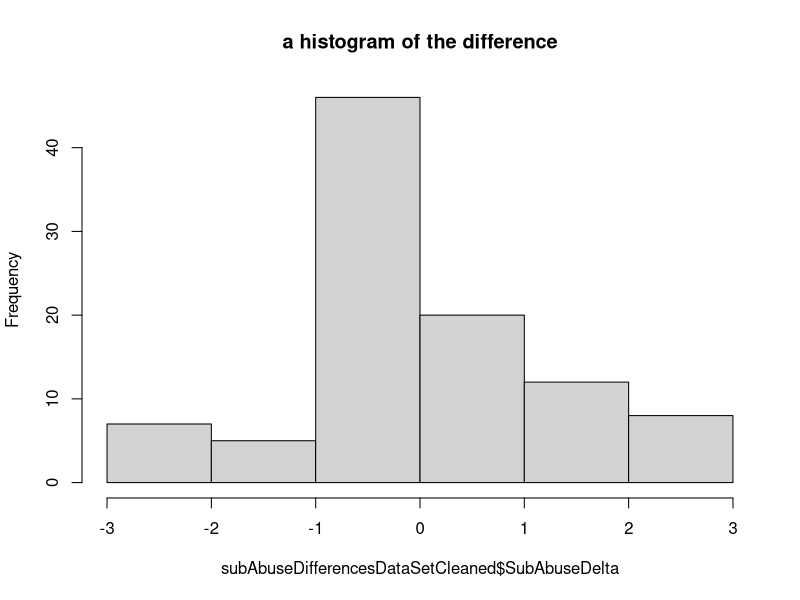
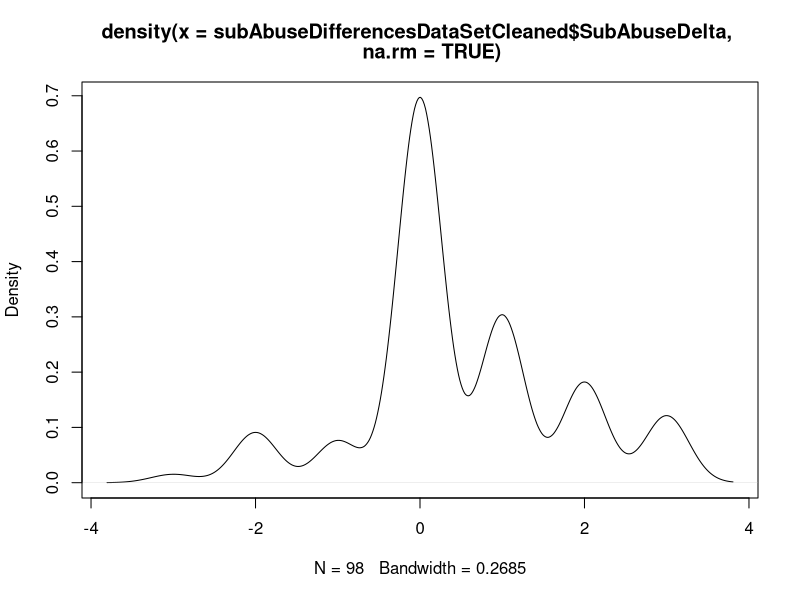
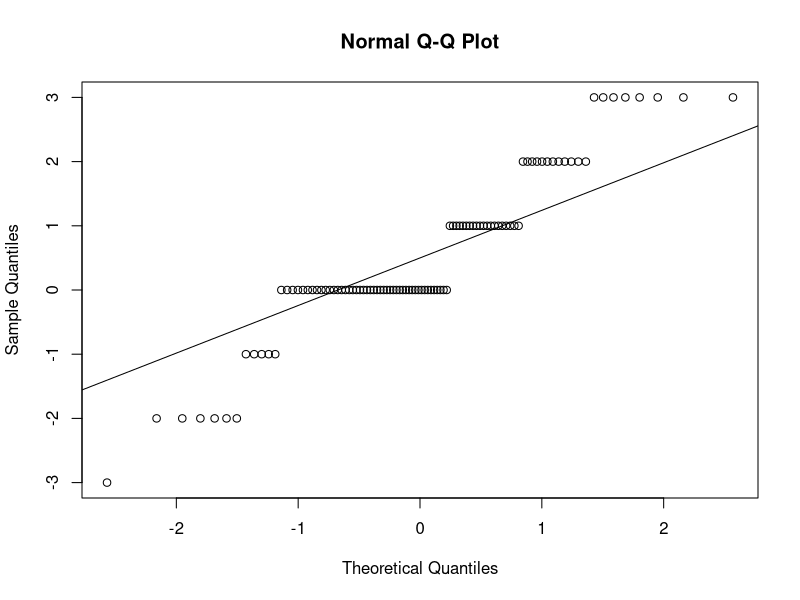
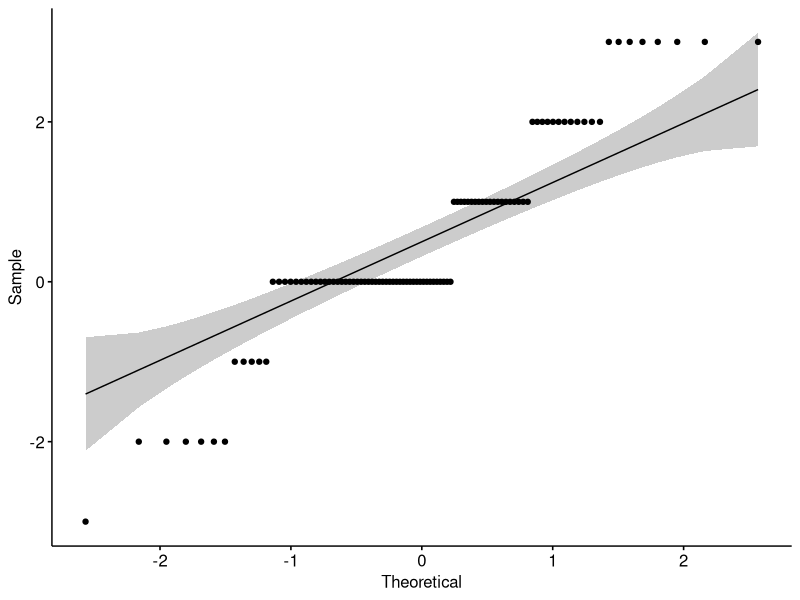
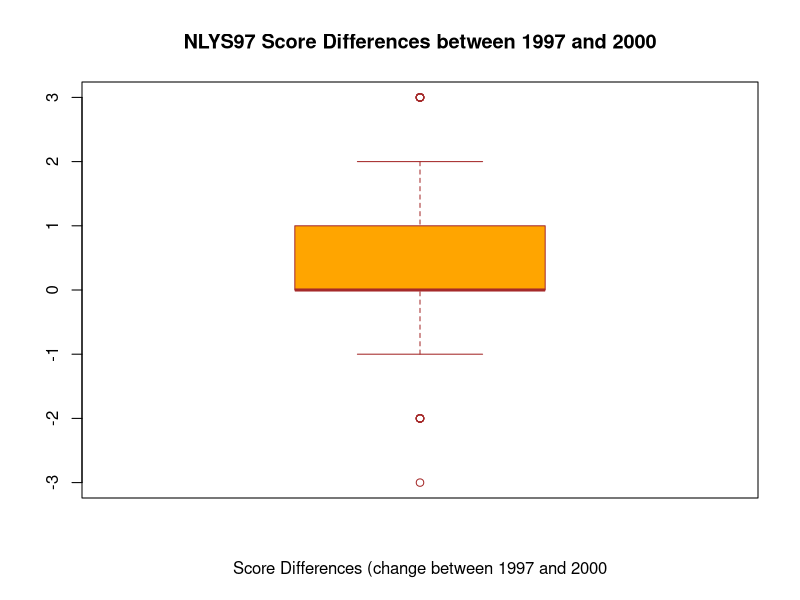

Here is the R script that generated these plots, in order:


#REFERENCES:
# https://www.sheffield.ac.uk/polopoly_fs/1.579191!/file/stcp-karadimitriou-normalR.pdf
# https://www.statsandr.com/blog/do-my-data-follow-a-normal-distribution-a-note-on-the-most-widely-used-distribution-and-how-to-test-for-normality-in-r/
# https://statistics.berkeley.edu/computing/r-t-tests
# http://www.sthda.com/english/articles/24-ggpubr-publication-ready-plots/76-add-p-values-and-significance-levels-to-ggplots/
# https://www.ncbi.nlm.nih.gov/pmc/articles/PMC3693611/


#Two Questions
#1 
#Whether the youths (n=100) in the NLYS97 had a statistically
#significant decrease or increase in their substance use index
#score between 1997 and 2000.
#
#2
#Whether this decrease or increase in substance use differs by race.  Specifically,
#you hypothesize that WHITE youths compared to non-white youths, will report higher
#substance abuse


library(plyr)
library(tidyverse)

############CLEANING AND REVIEW OF DATA SET#####################
############CLEANING AND REVIEW OF DATA SET#####################
############CLEANING AND REVIEW OF DATA SET#####################

nylsData =read.csv("NYLS97_Substance.csv",sep=",") 
plyr::count(nylsData, 'Race')
plyr::count(nylsData, 'Substance1997')
plyr::count(nylsData, 'Substance2000')

# ~~~~~~~~~~~ removal of invalid values below zero in Year 2000 data, replace with NA

nylsData$Substance2000[nylsData$Substance2000 < 0] <- NA
plyr::count(nylsData, 'Race')
plyr::count(nylsData, 'Substance1997')
plyr::count(nylsData, 'Substance2000')

###############  Descriptive Stats for entire year 1997 ####################

subAbuse1997Mean = mean(nylsData$Substance1997  ,na.rm=TRUE)
subAbuse1997StDev = sd(nylsData$Substance1997  ,na.rm=TRUE)
print (paste("1997 YEAR NLSY97 Score Mean for ALL respondents: ", subAbuse1997Mean))
print (paste("1997 YEAR NLSY97 Score SD.  for ALL respondents: ", subAbuse1997StDev))
summary(nylsData$Substance1997)
plyr::count(nylsData, 'Substance1997')

#Exclude NAs in year 2000 data set
subAbuse2000Cleaned = subset(nylsData, !is.na(Substance2000))
###############   Descriptive Stats for entire year 2000 ###############  
subAbuse2000Mean = mean(subAbuse2000Cleaned$Substance2000, na.rm=TRUE)
subAbuse2000StDev = sd(subAbuse2000Cleaned$Substance2000  ,na.rm=TRUE)
print (paste("2000 NLSY97 Substance Use Index Score Mean: ", subAbuse2000Mean))
print (paste("2000 NLSY97 Substance Use Index Score St. Dev: ", subAbuse2000StDev))
summary(subAbuse2000Cleaned$Substance2000)
plyr::count(subAbuse2000Cleaned, 'Substance2000')


nonWhitesSubset = subset(nylsData, Race=="0")
#############   NON-WHITES SUBSET of Data Set, YEAR 1997  ###############  
subAbuse1997NonWhiteMean = mean(nonWhitesSubset$Substance1997  ,na.rm=TRUE)
subAbuse1997NonWhiteStDev = sd(nonWhitesSubset$Substance1997 ,na.rm=TRUE)
print (paste("1997 YEAR Score Mean for Non-Whites only: ", subAbuse1997NonWhiteMean))
print (paste("1997 YEAR Score SD.  for Non-Whites only: ", subAbuse1997NonWhiteStDev))
summary(nonWhitesSubset$Substance1997)
plyr::count(nonWhitesSubset, 'Substance1997')

#############   NON-WHITES SUBSET of Data Set, YEAR 2000  ###############  
subAbuseNonWhite2000Cleaned = subset(subAbuse2000Cleaned, Race=="0")
subAbuse2000NonWhiteMean = mean(subAbuseNonWhite2000Cleaned$Substance2000  ,na.rm=TRUE)
subAbuse2000NonWhiteStDev = sd(subAbuseNonWhite2000Cleaned$Substance2000 ,na.rm=TRUE)
print (paste("2000 NLSY97 Substance Use Index Score Mean, Non-Whites only: ", subAbuse2000NonWhiteMean))
print (paste("2000 NLSY97 Substance Use Index Score St. Dev, Non-Whites only: ", subAbuse2000NonWhiteStDev))
summary(subAbuseNonWhite2000Cleaned$Substance2000)
plyr::count(subAbuseNonWhite2000Cleaned, 'Substance2000')


WhitesSubset = subset(nylsData, Race=="1")
############# WHITES SUBSET of Data Set, YEAR 1997 
subAbuse1997WhiteMean = mean(WhitesSubset$Substance1997  ,na.rm=TRUE)
subAbuse1997WhiteStDev = sd(WhitesSubset$Substance1997 ,na.rm=TRUE)
print (paste("1997 NLSY97 Substance Use Index Score Mean, Whites only: ", subAbuse1997WhiteMean))
print (paste("1997 NLSY97 Substance Use Index Score St. Dev, Whites only: ", subAbuse1997WhiteStDev))
summary(WhitesSubset$Substance1997)
plyr::count(WhitesSubset, 'Substance1997')

subAbuseWhite2000Cleaned = subset(subAbuse2000Cleaned, Race=="1")
subAbuse2000WhiteMean = mean(subAbuseWhite2000Cleaned$Substance2000  ,na.rm=TRUE)
subAbuse2000WhiteStDev = sd(subAbuseWhite2000Cleaned$Substance2000 ,na.rm=TRUE)
print (paste("2000 NLSY97 Substance Use Index Score Mean, Whites only: ", subAbuse2000WhiteMean))
print (paste("2000 NLSY97 Substance Use Index Score St. Dev, Whites only: ", subAbuse2000WhiteStDev))
summary(subAbuseWhite2000Cleaned$Substance2000)
plyr::count(subAbuseWhite2000Cleaned, 'Substance2000')


############# COMPUTING AND SUMMARIZING DIFFERENCES BTWN 2000 and 1997 ###########

nylsDifferencesDataSet <- nylsData %>% 
  mutate(SubAbuseDelta = (Substance2000-Substance1997))

subAbuseDifferencesDataSetCleaned = subset(nylsDifferencesDataSet,  !is.na(SubAbuseDelta))
differencesScoresAllMean = mean(subAbuseDifferencesDataSetCleaned$SubAbuseDelta  ,na.rm=TRUE)
differencesScoresAllStDev = sd(subAbuseDifferencesDataSetCleaned$SubAbuseDelta   ,na.rm=TRUE)
print (paste("Differences Scores Mean for ALL respondents: ", differencesScoresAllMean))
print (paste("Differences Scores SD.  for ALL respondents: ", differencesScoresAllStDev))
summary(subAbuseDifferencesDataSetCleaned$SubAbuseDelta)
plyr::count(subAbuseDifferencesDataSetCleaned, 'SubAbuseDelta')

subAbuseDifferencesNONWHITEDataSetCleaned = subset(subAbuseDifferencesDataSetCleaned, Race=="0")
differencesScoresNONWHITEMean = mean(subAbuseDifferencesNONWHITEDataSetCleaned$SubAbuseDelta  ,na.rm=TRUE)
differencesScoresNONWHITEStDev = sd(subAbuseDifferencesNONWHITEDataSetCleaned$SubAbuseDelta   ,na.rm=TRUE)
print (paste("Differences Scores Mean for NONWHITE respondents: ", differencesScoresNONWHITEMean))
print (paste("Differences Scores SD.  for NONWHITE respondents: ", differencesScoresNONWHITEStDev))
summary(subAbuseDifferencesNONWHITEDataSetCleaned$SubAbuseDelta)
plyr::count(subAbuseDifferencesNONWHITEDataSetCleaned, 'SubAbuseDelta')


subAbuseDifferencesWHITEDataSetCleaned = subset(subAbuseDifferencesDataSetCleaned, Race=="1")
differencesScoresWHITEMean = mean(subAbuseDifferencesWHITEDataSetCleaned$SubAbuseDelta  ,na.rm=TRUE)
differencesScoresWHITEStDev = sd(subAbuseDifferencesWHITEDataSetCleaned$SubAbuseDelta   ,na.rm=TRUE)
print (paste("Differences Scores Mean for NONWHITE respondents: ", differencesScoresWHITEMean))
print (paste("Differences Scores SD.  for NONWHITE respondents: ", differencesScoresWHITEStDev))
summary(subAbuseDifferencesWHITEDataSetCleaned$SubAbuseDelta)
plyr::count(subAbuseDifferencesWHITEDataSetCleaned, 'SubAbuseDelta')


histgram.delta=hist(subAbuseDifferencesDataSetCleaned$SubAbuseDelta  , main="a histogram of the difference") 

plot(density(subAbuseDifferencesDataSetCleaned$SubAbuseDelta, na.rm=TRUE))

summary(subAbuseDifferencesDataSetCleaned$SubAbuseDelta)

subAbuseStDev = sd(subAbuseDifferencesDataSetCleaned$SubAbuseDelta  ,na.rm=TRUE)
subAbuseMean = mean(subAbuseDifferencesDataSetCleaned$SubAbuseDelta  ,na.rm=TRUE)

ks.test(x= subAbuseDifferencesDataSetCleaned$SubAbuseDelta,"pnorm",mean=subAbuseMean,sd=subAbuseStDev)

shapiro.test(subAbuseDifferencesDataSetCleaned$SubAbuseDelta)

qqnorm(subAbuseDifferencesDataSetCleaned$SubAbuseDelta)
qqline(subAbuseDifferencesDataSetCleaned$SubAbuseDelta)

library(ggpubr)
ggqqplot(subAbuseDifferencesDataSetCleaned$SubAbuseDelta)

differences1997to2000 <-
  boxplot(subAbuseDifferencesDataSetCleaned$SubAbuseDelta,
          main = "NLYS97 Score Differences between 1997 and 2000",
          xlab = "Score Differences (change between 1997 and 2000",
          col = "orange",
          border = "brown"
          #horizontal = TRUE,
          #notch = TRUE
          )

differences1997to2000

